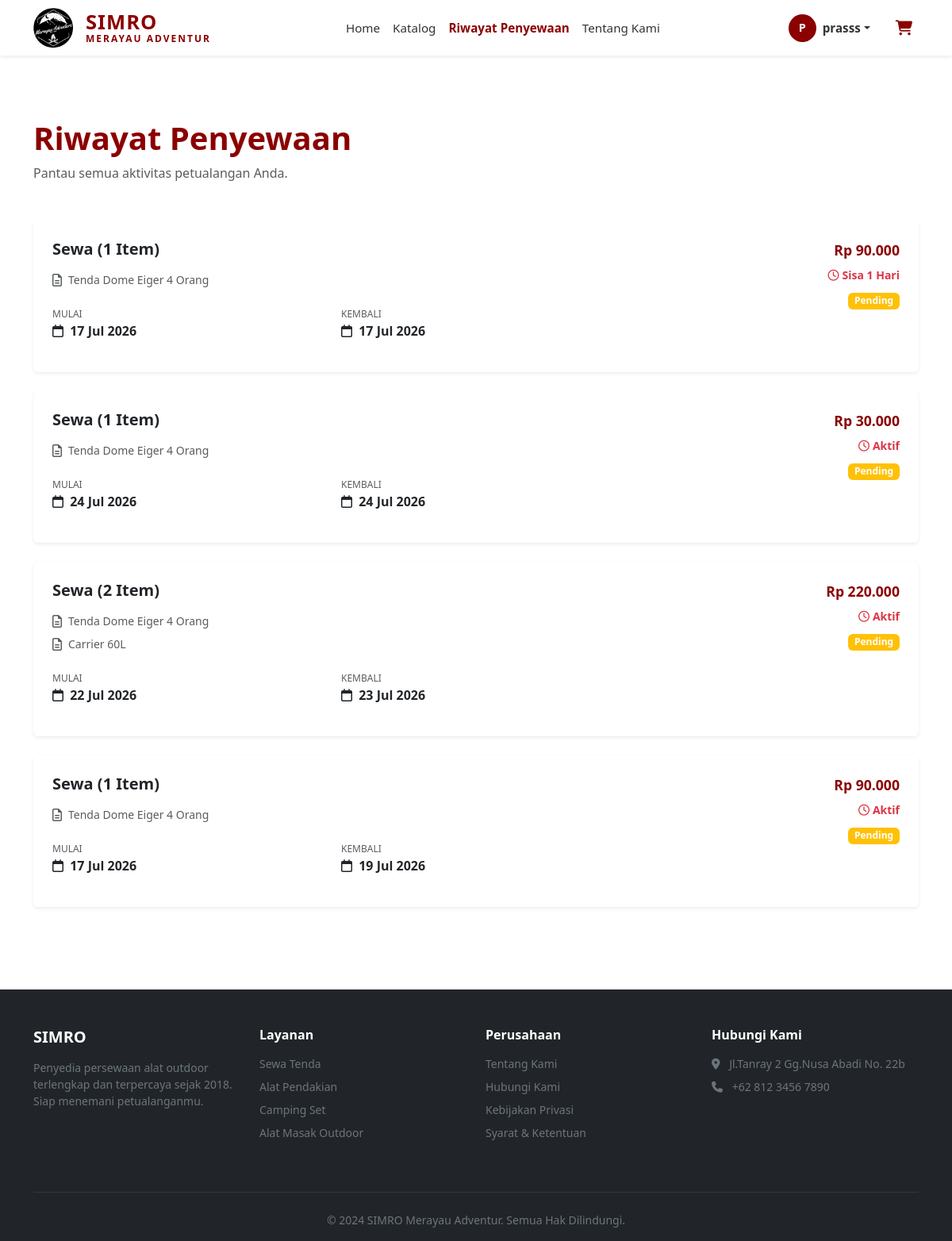
The app's page /riwayat.php (signed in) with its own data.
### tables this page shows
CREATE TABLE `penyewaan` (
  `id` int(11) NOT NULL,
  `user_id` int(11) DEFAULT NULL,
  `nomor_pesanan` varchar(20) DEFAULT NULL,
  `tanggal_sewa` date NOT NULL,
  `tanggal_kembali` date NOT NULL,
  `total_harga` decimal(10,2) NOT NULL,
  `status_pembayaran` enum('pending','lunas','dibatalkan') DEFAULT 'pending',
  `status_sewa` enum('diproses','disewa','selesai','dibatalkan') DEFAULT 'diproses',
  `bukti_pembayaran` varchar(255) DEFAULT NULL,
  `created_at` timestamp NOT NULL DEFAULT current_timestamp()
);

CREATE TABLE `detail_penyewaan` (
  `id` int(11) NOT NULL,
  `penyewaan_id` int(11) DEFAULT NULL,
  `produk_id` int(11) DEFAULT NULL,
  `jumlah` int(11) NOT NULL,
  `subtotal` decimal(10,2) NOT NULL
);

CREATE TABLE `produk` (
  `id` int(11) NOT NULL,
  `nama_produk` varchar(100) NOT NULL,
  `kategori_id` int(11) DEFAULT NULL,
  `deskripsi` text DEFAULT NULL,
  `harga_sewa` decimal(10,2) NOT NULL,
  `stok` int(11) NOT NULL DEFAULT 0,
  `gambar` varchar(255) DEFAULT NULL,
  `status` enum('tersedia','disewa','maintenance') DEFAULT 'tersedia',
  `created_at` timestamp NOT NULL DEFAULT current_timestamp()
);

### riwayat.php (the view, shortened to what this page needs)
<?php
include 'includes/header.php';
$user_id = $_SESSION['user_id'];
$current_date = date('Y-m-d');
$limit = 5;
$page = isset($_GET['page']) ? (int)$_GET['page'] : 1;
$offset = ($page - 1) * $limit;
$query = "SELECT * FROM penyewaan WHERE user_id = $user_id ORDER BY created_at DESC LIMIT $limit OFFSET $offset";
$riwayat_query = mysqli_query($koneksi, $query);
?>
<section class="py-5">
    <div class="container">
        <div class="mb-5">
            <h1 class="fw-bold mb-2" style="color: #8B0000;">Riwayat Penyewaan</h1>
            <p class="text-muted mb-0">Pantau semua aktivitas petualangan Anda.</p>
        </div>
        <?php if(mysqli_num_rows($riwayat_query) > 0): ?>
            <?php
            $active_rentals = [];
            $past_rentals = [];
            while($row = mysqli_fetch_assoc($riwayat_query)) {
                $status_label = '';
                $return_date = new DateTime($row['tanggal_kembali']);
                $today = new DateTime($current_date);
                $diff = $today->diff($return_date);
                $days_remaining = $diff->days;
                if ($row['status_sewa'] == 'diproses' || $row['status_sewa'] == 'disewa') {
                    if ($days_remaining <= 2 && $days_remaining >= 0) {
                        $status_label = "Sisa $days_remaining Hari";
                    } else {
                        $status_label = "Aktif";
                    }
                    $active_rentals[] = ['data' => $row, 'status' => $status_label];
                } else {
                    $past_rentals[] = $row;
                }
            }
            ?>
            <?php if(!empty($active_rentals)): ?>
                <?php foreach($active_rentals as $rental):
                    $row = $rental['data'];
                    $status_label = $rental['status'];
                ?>
                <div class="card border-0 shadow-sm mb-4">
                    <div class="card-body p-4">
                        <div class="row">
                            <div class="col-md-8">
                                <?php
                                $items_count = mysqli_num_rows(mysqli_query($koneksi, "SELECT * FROM detail_penyewaan WHERE penyewaan_id = {$row['id']}"));
                                ?>
                                <h5 class="fw-bold mb-3">Sewa (<?= $items_count ?> Item)</h5>
                                <?php
                                $items_query = mysqli_query($koneksi, "SELECT dp.*, p.nama_produk FROM detail_penyewaan dp JOIN produk p ON dp.produk_id = p.id WHERE dp.penyewaan_id = {$row['id']}");
                                while($item = mysqli_fetch_assoc($items_query)):
                                ?>
                                <div class="d-flex align-items-center mb-2">
                                    <i class="far fa-file-alt text-muted me-2"></i>
                                    <span class="text-muted small"><?= htmlspecialchars($item['nama_produk']) ?></span>
                                </div>
                                <?php endwhile; ?>
                                <div class="row mt-4">
                                    <div class="col-md-6">
                                        <div class="mb-3">
                                            <small class="text-muted d-block text-uppercase" style="font-size: 0.75rem;">MULAI</small>
                                            <span class="fw-semibold">
                                                <i class="far fa-calendar me-1"></i>
                                                <?= date('d M Y', strtotime($row['tanggal_sewa'])) ?>
                                            </span>
                                        </div>
                                    </div>
                                    <div class="col-md-6">
                                        <div class="mb-3">
                                            <small class="text-muted d-block text-uppercase" style="font-size: 0.75rem;">KEMBALI</small>
                                            <span class="fw-semibold">
                                                <i class="far fa-calendar me-1"></i>
                                                <?= date('d M Y', strtotime($row['tanggal_kembali'])) ?>
                                            </span>
                                        </div>
                                    </div>
                                </div>
                            </div>
                            <div class="col-md-4 text-md-end">
                                <div class="mb-2">
                                    <span class="fw-bold" style="color: #8B0000; font-size: 1.1rem;">Rp <?= number_format($row['total_harga'], 0, ',', '.') ?></span>
                                </div>
                                <div class="text-danger fw-semibold small mb-2">
                                    <i class="far fa-clock me-1"></i><?= $status_label ?>
                                </div>
                                <?php if($row['status_pembayaran'] == 'lunas'): ?>
                                <span class="badge bg-success">Lunas</span>
                                <?php else: ?>
                                <span class="badge bg-warning">Pending</span>
                                <?php endif; ?>
                            </div>
                        </div>
                    </div>
                </div>
                <?php endforeach; ?>
            <?php endif; ?>
        <?php endif; ?>
    </div>
</section>
<?php include 'includes/footer.php'; ?>

### includes/header.php (shortened to what this page needs)
<?php
$current_page = basename($_SERVER['PHP_SELF']);
$user_nama = isset($_SESSION['nama']) ? $_SESSION['nama'] : '';
$user_initial = strtoupper(substr($user_nama, 0, 1));
?>
<!DOCTYPE html>
<html lang="id">
<head>
    <link href="https://cdn.jsdelivr.net/npm/bootstrap@5.3.0/dist/css/bootstrap.min.css" rel="stylesheet">
    <link rel="stylesheet" href="https://cdnjs.cloudflare.com/ajax/libs/font-awesome/6.4.0/css/all.min.css">
    <link rel="stylesheet" href="<?= BASE_URL ?>assets/css/style.css">
</head>
<body>
<nav class="navbar navbar-expand-lg navbar-light bg-white shadow-sm sticky-top" style="z-index: 1030;">
    <div class="container">
        <a class="navbar-brand d-flex align-items-center" href="<?= BASE_URL ?>">
            <img src="<?= BASE_URL ?>assets/img/logo.png" alt="Logo SIMRO" style="height: 50px; width: auto; object-fit: contain;" class="me-3">
            <div class="d-flex flex-column justify-content-center" style="line-height: 1.1;">
                <span class="fw-bold" style="font-size: 1.6rem; color: #8B0000; letter-spacing: 1px;">SIMRO</span>
                <span class="fw-semibold" style="font-size: 0.75rem; color: #8B0000; letter-spacing: 2px; text-transform: uppercase;">MERAYAU ADVENTUR</span>
            </div>
        </a>
        <div class="collapse navbar-collapse" id="navbarNav">
            <ul class="navbar-nav mx-auto align-items-center">
                <li class="nav-item">
                    <a class="nav-link <?= ($current_page == 'index.php' || $current_page == '') ? 'active' : '' ?>" href="<?= BASE_URL ?>">Home</a>
                </li>
                <li class="nav-item">
                    <a class="nav-link <?= ($current_page == 'katalog.php') ? 'active' : '' ?>" href="<?= BASE_URL ?>katalog.php">Katalog</a>
                </li>
                <li class="nav-item">
                    <a class="nav-link <?= ($current_page == 'riwayat.php') ? 'active' : '' ?>" href="<?= isset($_SESSION['user_id']) ? BASE_URL.'riwayat.php' : BASE_URL.'login.php' ?>">Riwayat Penyewaan</a>
                </li>
                <li class="nav-item">
                    <a class="nav-link <?= ($current_page == 'tentang.php') ? 'active' : '' ?>" href="<?= BASE_URL ?>tentang.php">Tentang Kami</a>
                </li>
            </ul>
            <ul class="navbar-nav align-items-center">
                <?php if(isset($_SESSION['user_id'])): ?>
                    <li class="nav-item dropdown">
                        <a class="nav-link dropdown-toggle d-flex align-items-center" href="#" id="profileDropdown" role="button" data-bs-toggle="dropdown" aria-expanded="false">
                            <div class="rounded-circle bg-danger text-white d-flex align-items-center justify-content-center me-2" style="width: 35px; height: 35px; font-weight: bold; font-size: 0.9rem;">
                                <?= $user_initial ?>
                            </div>
                            <span class="fw-semibold"><?= htmlspecialchars($user_nama) ?></span>
                        </a>
                    </li>
                <?php endif; ?>
                <li class="nav-item ms-lg-3 position-relative">
                    <a class="nav-link" href="<?= BASE_URL ?>keranjang.php" title="Keranjang Belanja">
                    </a>
                </li>
            </ul>
        </div>
    </div>
</nav>

### includes/footer.php (shortened to what this page needs)
<footer class="bg-dark text-white pt-5 pb-3">
    <div class="container">
        <div class="row">
            <div class="col-md-3 mb-4">
                <h5 class="fw-bold mb-3">SIMRO</h5>
                <p class="small text-secondary">Penyedia persewaan alat outdoor terlengkap dan terpercaya sejak 2018. Siap menemani petualanganmu.</p>
            </div>
            <div class="col-md-3 mb-4">
                <h6 class="fw-bold mb-3">Layanan</h6>
                <ul class="list-unstyled small">
                    <li class="mb-2"><a href="#" class="text-secondary text-decoration-none">Sewa Tenda</a></li>
                    <li class="mb-2"><a href="#" class="text-secondary text-decoration-none">Alat Pendakian</a></li>
                    <li class="mb-2"><a href="#" class="text-secondary text-decoration-none">Camping Set</a></li>
                    <li class="mb-2"><a href="#" class="text-secondary text-decoration-none">Alat Masak Outdoor</a></li>
                </ul>
            </div>
            <div class="col-md-3 mb-4">
                <h6 class="fw-bold mb-3">Perusahaan</h6>
                <ul class="list-unstyled small">
                    <li class="mb-2"><a href="#" class="text-secondary text-decoration-none">Tentang Kami</a></li>
                    <li class="mb-2"><a href="#" class="text-secondary text-decoration-none">Hubungi Kami</a></li>
                    <li class="mb-2"><a href="#" class="text-secondary text-decoration-none">Kebijakan Privasi</a></li>
                    <li class="mb-2"><a href="#" class="text-secondary text-decoration-none">Syarat & Ketentuan</a></li>
                </ul>
            </div>
            <div class="col-md-3 mb-4">
                <h6 class="fw-bold mb-3">Hubungi Kami</h6>
                <p class="small text-secondary mb-2">
                    <i class="fas fa-map-marker-alt me-2"></i> Jl.Tanray 2 Gg.Nusa Abadi No. 22b
                </p>
                <p class="small text-secondary mb-0">
                    <i class="fas fa-phone me-2"></i> +62 812 3456 7890
                </p>
            </div>
        </div>
        <hr class="border-secondary my-4">
        <div class="text-center small text-secondary">
            &copy; 2024 SIMRO Merayau Adventur. Semua Hak Dilindungi.
        </div>
    </div>
</footer>
</body>
</html>

### assets/css/style.css (style rules this page uses)
:root { --primary-color: #8B0000; --primary-hover: #6d0000; --text-dark: #333333; }
.navbar-brand { padding: 0; text-decoration: none; }
.navbar-brand img { height: 50px; width: auto; object-fit: contain; }
.navbar-nav .nav-link { color: var(--text-dark); font-weight: 500; padding: 0.5rem 1rem; font-size: 0.95rem; transition: color 0.3s ease; }
.navbar-nav .nav-link:hover, .navbar-nav .nav-link.active { color: var(--primary-color) !important; font-weight: 700 !important; }
.card { transition: transform 0.3s, box-shadow 0.3s; border: none; }
.kategori-section, .aturan-section, section.py-5 { padding: 80px 0 !important; }
body { margin: 0; padding: 0; overflow-x: hidden; }
.navbar { min-height: 70px; }
section.py-5 { padding: 80px 0 !important; }
.navbar-nav .nav-link { color: #333; font-weight: 500; padding: 0.5rem 1rem; }
.navbar-nav .nav-link:hover, .navbar-nav .nav-link.active { color: #8B0000; }
.card { transition: transform 0.3s, box-shadow 0.3s; }
.rounded-circle.bg-danger { background-color: #8B0000 !important; }

### records on screen
penyewaan: items_count "1", tanggal_sewa "17 Jul 2026", tanggal_kembali "17 Jul 2026", total_harga "90.000", status_label "Sisa 1 Hari", status_pembayaran "Pending"
detail_penyewaan: produk.nama_produk "Tenda Dome Eiger 4 Orang"
penyewaan: items_count "1", tanggal_sewa "24 Jul 2026", tanggal_kembali "24 Jul 2026", total_harga "30.000", status_label "Aktif", status_pembayaran "Pending"
detail_penyewaan: produk.nama_produk "Tenda Dome Eiger 4 Orang"
penyewaan: items_count "2", tanggal_sewa "22 Jul 2026", tanggal_kembali "23 Jul 2026", total_harga "220.000", status_label "Aktif", status_pembayaran "Pending"
detail_penyewaan: produk.nama_produk "Tenda Dome Eiger 4 Orang"
detail_penyewaan: produk.nama_produk "Carrier 60L"
penyewaan: items_count "1", tanggal_sewa "17 Jul 2026", tanggal_kembali "19 Jul 2026", total_harga "90.000", status_label "Aktif", status_pembayaran "Pending"
detail_penyewaan: produk.nama_produk "Tenda Dome Eiger 4 Orang"

### other values on screen
$user_initial "P"
$user_nama "prasss"
